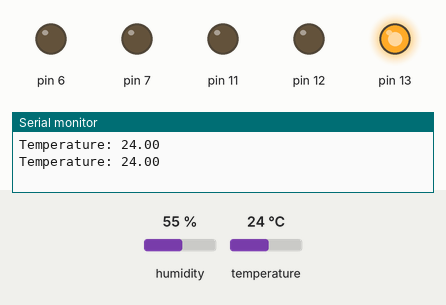
A sketch run on a simulated Arduino Uno, built with avr-gcc and run on an emulated ATmega328P. Parts: output pins drawn as LEDs (lit = HIGH), the last lines printed to the serial monitor. The inputs (shaded band) are chosen by the test bench; at power-on: temperature 24 °C, humidity 55 %.

Above: at 4.8 s.
4.9 s: temperature set to 21 °C
7.9 s: temperature set to 18 °C
At 9.6 s:
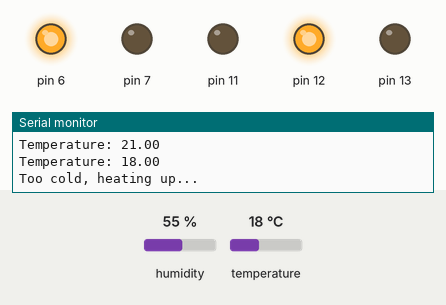
11.4 s: temperature set to 33 °C
At 15.7 s:
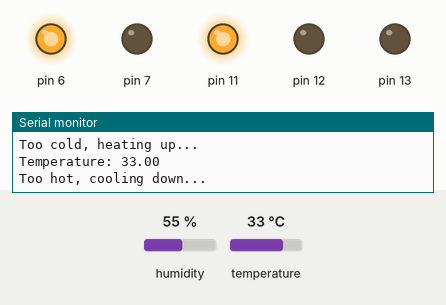
16.1 s: temperature set to 29 °C
At 17.8 s:
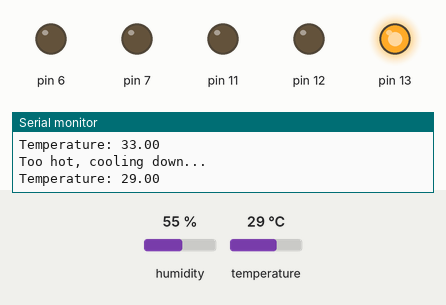
19.1 s: temperature set to 41 °C
At 23.32 s:
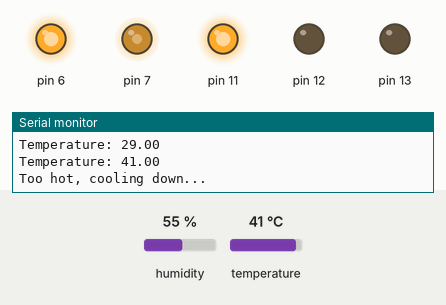
24.7 s: temperature set to 28 °C
At 26.3 s:
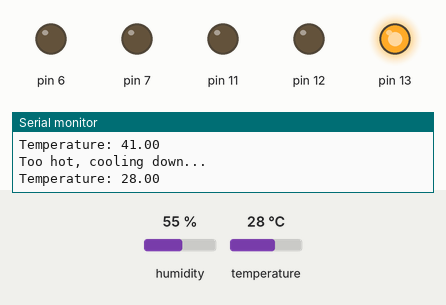
Timing chart, 0 to 27.8 s (numbered marks = the images above; inputs shaded):
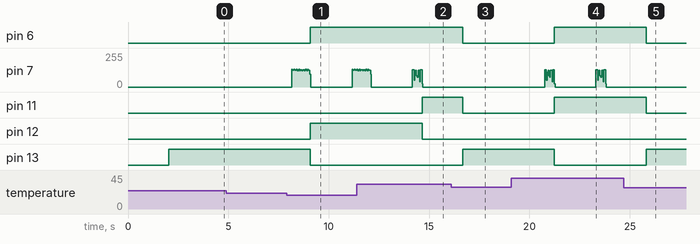

The sketch:

Thermostat.ino
```cpp
#include "DHT.h"
/*
author: Hubert Korona
description: The thermostat does measure the temperature and (theoretically) heats up or cools down the temperature whenever it's too hot (over 30C) or too cold (under 20C)
version: 1.0
*/

// Digital pin connected to the DHT
#define DHTPIN 8
// DHT 11 (Version of sensor)
#define DHTTYPE DHT11

DHT dht(DHTPIN, DHTTYPE);

void setup() {
  //initialise Monitor
  Serial.begin(9600);

  //initialise pin for relay;
  pinMode (6, OUTPUT);

  //initialise pin for sound;
  pinMode (7, OUTPUT);

  //initialise pin for color: red
  pinMode(11, OUTPUT);
  //initialise pin for color: blue
  pinMode(12, OUTPUT);
  //initialise pin for color: green
  pinMode(13, OUTPUT);

  //initialise dht
  dht.begin();
}

void my_beep(int d, int duration, int iteration){
  unsigned char i, j;
  for(i = 0; i < iteration; i++){
     for (j = 0; j < duration; j++){ // Wen a frequency sound
       digitalWrite (7, HIGH) ;// send voice
       delay (d) ;// Delay 1ms
       digitalWrite (7, LOW) ;// do not send voice
       delay (d) ;// delay ms
     }
     delay(30);
   }
}


void temperature(){
  //Delay for meassurment (This sensor is slow)
  delay(2000);

  // Read temperature as Celsius
  float t = dht.readTemperature();

  if(t > 30){
    //beep as a warning
    my_beep(1, 50, 4);

    //change the light to red
    digitalWrite(11, HIGH);
    digitalWrite(12, LOW);
    digitalWrite(13, LOW);

    //print temperature + Message
    Serial.print(F("Temperature: "));
    Serial.println(t);
    Serial.println("Too hot, cooling down...");

    //turn on relay module for cooling (theoretically)
    digitalWrite(6, HIGH);
   }

   else if(t < 20){
    //beep as a warning
    my_beep(3, 160, 1);

    //change the light to blue
    digitalWrite(11, LOW);
    digitalWrite(12, HIGH);
    digitalWrite(13, LOW);

     //print temperature + Message
    Serial.print(F("Temperature: "));
    Serial.println(t);
    Serial.println("Too cold, heating up...");

    //turn on relay module for heating (theoretically)
    digitalWrite(6, HIGH);
   }

   else{
     //change the light to blue
    digitalWrite(11, LOW);
    digitalWrite(12, LOW);
    digitalWrite(13, HIGH);

    //print temperature
    Serial.print(F("Temperature: "));
    Serial.println(t);

    //turn off relay module for cooling/heating (theoretically)
    digitalWrite(6, LOW);
   }
}

void loop() {
  //measure the temperature
  temperature();
}
```

Measured:
- the behaviour switches between 20 and 19 °C on temperature (found by bisection; images 0 and 1)
- the behaviour switches between 31 and 30 °C on temperature (found by bisection; images 2 and 3)
- after the input at 7.9 s, pin 6, pin 12: LOW → HIGH after 1.2 s; pin 13: HIGH → LOW after 1.2 s
- after the input at 11.4 s, pin 11: LOW → HIGH after 3.3 s; pin 12: HIGH → LOW after 3.3 s
- after the input at 16.1 s, pin 6, pin 11: HIGH → LOW after 0.58 s; pin 7: stops changing and stays 0/255; pin 13: LOW → HIGH after 0.58 s
- after the input at 19.1 s, pin 6, pin 11: LOW → HIGH after 2.1 s; pin 13: HIGH → LOW after 2.1 s
- after the input at 24.7 s, pin 6, pin 11: HIGH → LOW after 1.1 s; pin 7: stops changing and stays 0/255; pin 13: LOW → HIGH after 1.1 s
